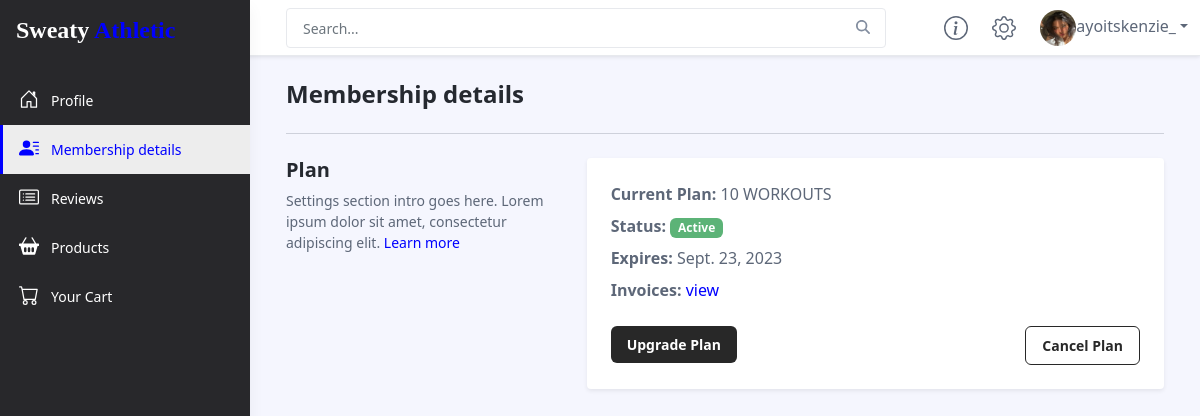
The page /customer_dashboard/Membership_details/ (signed in) on the database as committed earlier.
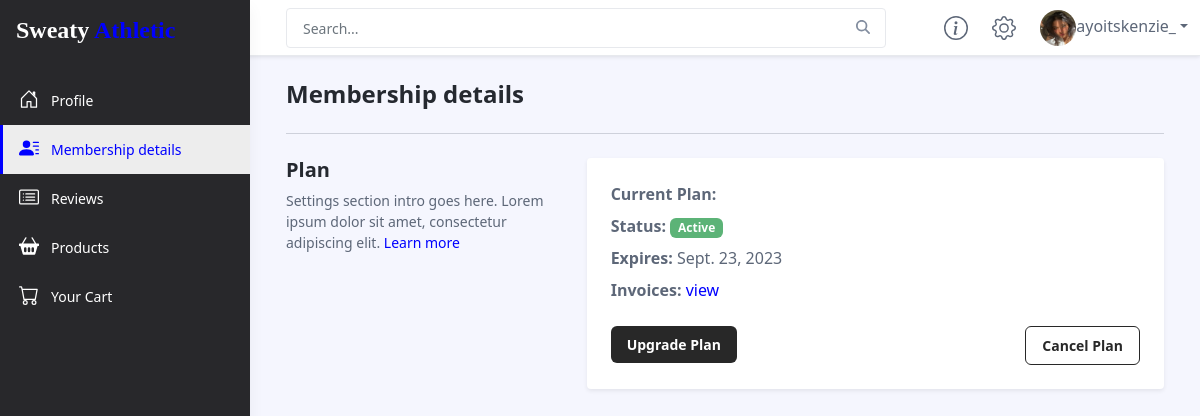
The same page on the database as committed later.
### customer/models.py (models this page shows)
class Membership(models.Model):
    User = models.ForeignKey(CustomUser,on_delete=models.CASCADE)
    Package_Details = models.ForeignKey(Package,null=True,on_delete=models.SET_NULL)
    start_date = models.DateField(auto_now_add=True)
    end_date = models.DateField(null=False)
    Bill = models.OneToOneField(Bill,null=True,blank=True,on_delete=models.SET_NULL)
    active = models.BooleanField(default=True)

### appadmin/models.py (models this page shows, shortened)
class Package(models.Model):
    themes_choice = (('Black','Black'),('white','White'))
    Name = models.CharField(unique=True,max_length=100,verbose_name='Membership Package')
    Price = models.FloatField(null=True,blank=True)
    Type = models.ForeignKey(Type,null=True,blank=True,on_delete=models.SET_NULL)
    Description = models.TextField(null=True,blank=True)
    Duration = models.IntegerField(null=True,blank=True)
    Message = models.CharField(max_length=250,null=True,blank=True,verbose_name='Commitment Message')
    theme = models.CharField(max_length=20,choices=themes_choice,blank=False,null=True)

### customer/views.py (the view)
# urls.py: path('Membership_details/',views.Membership_details),
@login_required(login_url='/login/')
def Membership_details(request):
    user = request.user
    member = Membership.objects.filter(User=user)
    leng = len(member)
    return render(request,'customer_dashboard/membershipdetails.html',{'act2':'active','leng':leng,'member':member})

### accounts/models.py (called while the page is built)
    def __str__(self):
        return self.username

### templates/customer_dashboard/membershipdetails.html (shortened to what this page needs)
{% include 'customer_dashboard/upper.html' %}
<div class="app-wrapper">
    <div class="app-content pt-3 p-md-3 p-lg-4">
        <div class="container-xl">
            <h1 class="app-page-title">Membership details</h1>
            <hr class="my-4">
            <div class="row g-4 settings-section">
                <div class="col-12 col-md-4">
                    <h3 class="section-title">Plan</h3>
                    <div class="section-intro">Settings section intro goes here. Lorem ipsum dolor sit amet, consectetur adipiscing elit. <a href="help.html">Learn more</a></div>
                </div>
                <div class="col-12 col-md-8">
                    {% if leng != 0 %}
                        {% for i in member %}
                            <div class="app-card app-card-settings shadow-sm p-4">
                                <div class="app-card-body">
                                    <div class="mb-2"><strong>Current Plan:</strong> {{i.Package_Details.Name}}</div>
                                    <div class="mb-2"><strong>Status:</strong>
                                        {% if i.active %}
                                            <span class="badge bg-success">Active</span>
                                        {% else %}
                                            <span class="badge bg-danger">Not Active</span>
                                        {% endif %}
                                    </div>
                                    <div class="mb-2"><strong>Expires:</strong> {{i.end_date}}</div>
                                    <div class="mb-4"><strong>Invoices:</strong> <a href="#">view</a></div>
                                    <div class="row justify-content-between">
                                        <div class="col-auto">
                                            <a class="btn app-btn-primary btn1" href="/pricing/">Upgrade Plan</a>
                                        </div>
                                        <div class="col-auto">
                                            <a class="btn app-btn-secondary btn2" href="/customer_dashboard/Membership_details/?cancel={{i.id}}">Cancel Plan</a>
                                        </div>
                                    </div>
                                </div>
                            </div>
                        {% endfor %}
                    {% endif %}
                </div>
            </div>
        </div>
    </div>
</div>
</body>
</html>

Rows that differ between the two databases and show on the page:
changed Membership: Package_Details.Name "10 WORKOUTS" → (not shown)
